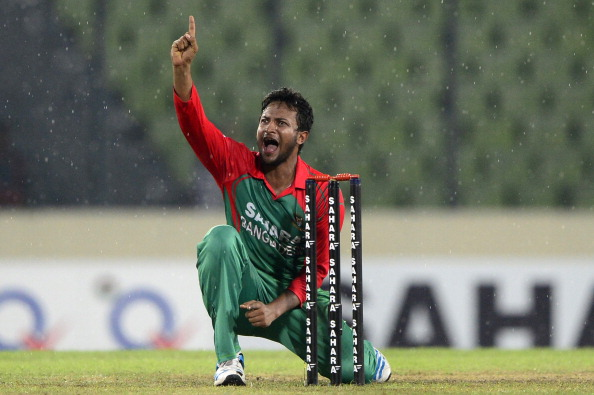
#> input picture opencv-fundamentals-master/test images/sakib_cricket.jpg, 594 x 395 px, found by its file name
$ python tut12.py
#> lines starting #> are read from the running program, lines starting #| are printed output that depends on the picture
import cv2
import numpy as np
import matplotlib.pyplot as plt


img = cv2.imread('sakib_cricket.jpg')
#> img is the input picture: shape (395, 594, 3); mean B, G, R 104.1, 120.3, 116.8
mask = np.zeros(img.shape[:2], np.uint8)


bgdModel = np.zeros((1,65), np.float64)
fgdModel = np.zeros((1,65), np.float64)

#rect = (161, 79, 150, 150)
rect = (50, 50, 500, 300)

cv2.grabCut(img,mask,rect,bgdModel,fgdModel,5,cv2.GC_INIT_WITH_RECT)

mask2 = np.where((mask==2) | (mask==0), 0, 1) .astype('uint8')
img = img*mask2[:,:,np.newaxis]
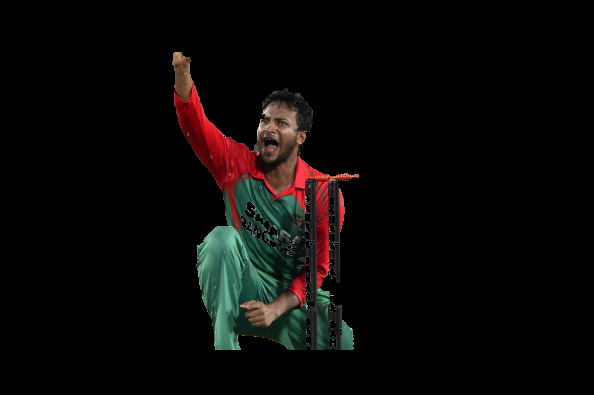
#> img: shape (395, 594, 3); mean B, G, R 7.1, 8.1, 10.1
plt.imshow(img)
plt.colorbar()
plt.show()
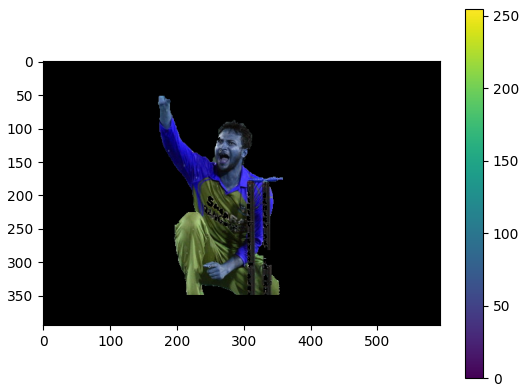
#> figure drawn by matplotlib, 2 panels; B, G, R data is drawn as R, G, B
